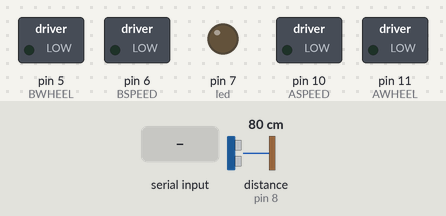
Simulated run of this sketch. Board: Arduino Uno, built with avr-gcc and run on an emulated ATmega328P. Parts: switched loads named in the sketch (green lamp = pin HIGH), output pins drawn as LEDs (lit = HIGH). Wiring (inferred from the names in the program): ultrasonic range finder: trigger pin 9; echo pin 8. Inputs (shaded band) come from the test bench; at power-on: distance to the obstacle (sensor on pin 8) 80 cm. The echo pulse lasts 58.3 µs per cm; pins used as bus, display or sensor lines are not drawn; what the sketch prints to the serial monitor is not drawn.

Above: at 1.2 s.
1.3 s: "u" received over the second serial link
At 2.2 s:
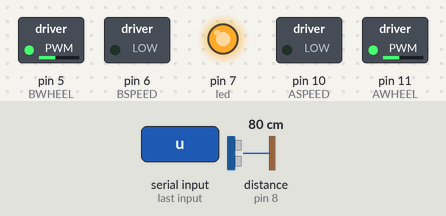
2.8 s: distance to the obstacle (sensor on pin 8) set to 17 cm
4.3 s: distance to the obstacle (sensor on pin 8) set to 14 cm
At 5.5 s:
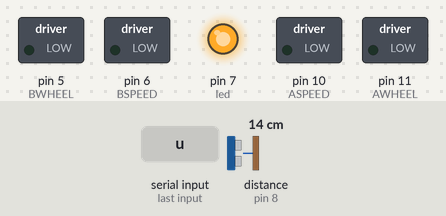
5.8 s: "d" received over the second serial link
Timing chart, 0 to 8.3 s (numbered marks = the images above; inputs shaded):
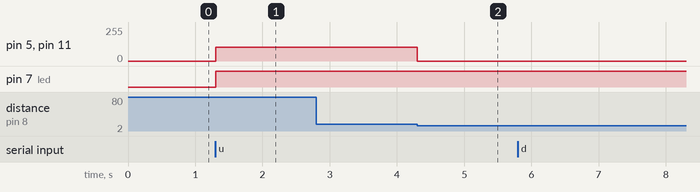

Measured:
- the behaviour switches between 16 and 15 cm on distance to the obstacle (sensor on pin 8) (found by bisection; images 1 and 2)
- after the input at 1.3 s, pin 5 (BWHEEL), pin 11 (AWHEEL): 0/255 → 104/255 at once; pin 7 (led): LOW → HIGH at once
- after the input at 2.8 s, every drawn part: stays the same
- after the input at 4.3 s, pin 5 (BWHEEL), pin 11 (AWHEEL): 104/255 → 0/255 at once

The sketch:

aacar.ino
```cpp
#include <SoftwareSerial.h>

#define tx 2
#define rx 3

SoftwareSerial blue(2, 3);

#define BWHEEL 5
#define BSPEED 6 //

#define AWHEEL 11
#define ASPEED 10

#define led 7

const int trig = 9;
const int echo = 8;

void control(int c, int distace);

void setup() {
  Serial.begin(9600);
  while(!Serial)
    {;}
  blue.begin(9600);

  pinMode(echo, INPUT);
  pinMode(trig, OUTPUT);

  pinMode(led, OUTPUT);
  pinMode(ASPEED, OUTPUT);
  pinMode(AWHEEL, OUTPUT);
  pinMode(BSPEED, OUTPUT);
  pinMode(BWHEEL, OUTPUT);
}
void loop() {
  digitalWrite(trig, LOW);
  delayMicroseconds(2);
  digitalWrite(trig, HIGH);
  delayMicroseconds(2);
  digitalWrite(trig, LOW);

  long duration = pulseIn(echo, HIGH);
  long distace = (duration/2) / 29.1;

    if(blue.available())
   {
    int c = blue.read();

    control(c, distace);
    if (c != 's')
      digitalWrite(led, HIGH);
    else
      digitalWrite(led, LOW);
    Serial.write(blue.read());
   }
    if(Serial.available())
      blue.write(Serial.read());
    if (distace < 15)
    {
      analogWrite(BSPEED, 0);   //앞
      analogWrite(BWHEEL, 0);
      analogWrite(ASPEED, 0);   //앞
      analogWrite(AWHEEL, 0);
    }
}

void control(int c, int distace)
{
  if (c == 'u')
  {
    analogWrite(BSPEED, 0);   //앞
    analogWrite(BWHEEL, 104);
    analogWrite(ASPEED, 0);   //앞
    analogWrite(AWHEEL, 104);
  }

  if (c == 'd')
  {
    analogWrite(BSPEED, 104);
    analogWrite(BWHEEL, 0);
    analogWrite(ASPEED, 104);
    analogWrite(AWHEEL, 0);
  }
  if (c == 'l')
  {
    analogWrite(BSPEED, 0);
    analogWrite(BWHEEL, 90);
    analogWrite(ASPEED, 0);
    analogWrite(AWHEEL, 204);
  }
  if (c == 'r')
  {
    analogWrite(BSPEED, 0);
    analogWrite(BWHEEL, 204);
    analogWrite(ASPEED, 0);
    analogWrite(AWHEEL, 90);
  }
  if (c == 'f')
  {
    analogWrite(BSPEED, 0);
    analogWrite(BWHEEL, 205);
    analogWrite(ASPEED, 0);
    analogWrite(AWHEEL, 205);
  }
  if (c == 't')
  {
    analogWrite(BSPEED, 0);
    analogWrite(BWHEEL, 0);
    analogWrite(ASPEED, 0);
    analogWrite(AWHEEL, 105);
  }

  if (c == 's')
  {
    analogWrite(BSPEED, 0);   //앞
    analogWrite(BWHEEL, 0);
    analogWrite(ASPEED, 0);   //앞
    analogWrite(AWHEEL, 0);
  }
}
```
